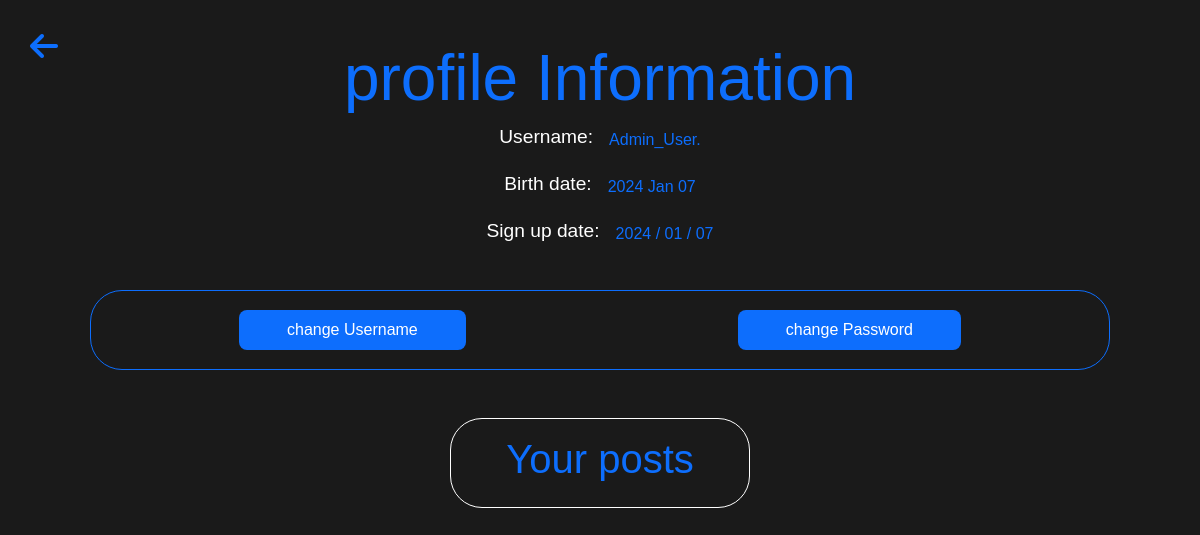
The page /profile/1 (signed in) on the database its author committed.
### models.py (models this page shows, shortened)
class BaseModel:
  def create(self):
    db.session.add(self)
    db.session.commit()

class UserModel(db.Model, BaseModel, UserMixin):
  id = db.Column(db.Integer, primary_key=True)
  username = db.Column(db.String(10), nullable=False)
  password = db.Column(db.String(20), nullable=False)
  birthDate = db.Column(db.DateTime(), default=datetime.utcnow())
  signUpDate = db.Column(db.DateTime(), default=datetime.utcnow())
  role = db.Column(db.String())

### routes.py (the view)
@app.route('/profile/<int:page_id>', methods=['GET', 'POST'])
@login_required
def profile_information(page_id):
   all_posted_information = PostModel.query.filter_by(user_id=current_user.id).paginate(per_page=5, page=page_id)
   user_information = UserModel.query.all()
   return render_template('profile.html', all_posted_information=all_posted_information, user_information=user_information)

### models.py (called while the page is built)
@login_manager.user_loader
def load_user(user_id):
  return UserModel.query.get(user_id)

### templates/profile.html (shortened to what this page needs)
<!DOCTYPE html>
<html lang="en">
<head>
    <link rel="stylesheet" href="/static/css/profile.css">
    <link href="https://cdn.jsdelivr.net/npm/bootstrap@5.3.2/dist/css/bootstrap.min.css" rel="stylesheet">
</head>
<body class="w-100">
   <div class="mb-3">
     <a href="/1">
      <i class="fa-sharp fa-solid fa-arrow-left text-primary fs-2"></i>
     </a>
    </div>
    <div class="profile__information d-flex align-items-center flex-column p-4">
      <h1 class="display-3 text-primary">profile Information</h1>
      <div class="mb-3 d-flex align-items-center gap-3" user_info>
        <h1>Username:</h1>
        <span>{{ current_user.username }}.</span>
      </div>
      <div class="mb-3 d-flex align-items-center gap-3" user_info>
        <h1>Birth date:</h1>
        <span>{{ current_user.birthDate.strftime('%Y %b %d') }}</span>
      </div>
      <div class="mb-3 d-flex align-items-center gap-3" user_info>
        <h1>Sign up date:</h1>
        <span>{{ current_user.signUpDate.strftime('%Y / %m / %d') }}</span>
      </div>
    </div>
    <div class="change__SignUp--information container-fluid border border-1 border-primary rounded-5 d-flex justify-content-around align-items-center mb-5">
      <a href="{{ url_for('edit_profile_username', information_id=current_user.id) }}">
        <button class="border-0 rounded-3 bg-primary text-white p-2 px-5">change Username</button>
      </a>
      <a href="{{ url_for('edit_profile_password', information_id=current_user.id) }}">
        <button class="border-0 rounded-3 bg-primary text-white p-2 px-5">change Password</button>
      </a>
    </div>
    <div class="Your_posts border border-1 rounded-5 w-25 border-white" style="margin-inline: auto;">
      <h1 class="p-3 text-primary text-center">Your posts</h1>
    </div>
  <div class="container-fluid flex-column d-flex justify-content-center">
  </div>
</body>
</html>

### static/css/profile.css (style rules this page uses)
body { background-color: #1a1a1a !important; color: #ffffff !important; font-family: 'Arial', sans-serif !important; margin: 0 !important; padding: 0 !important; box-sizing: border-box !important; }
.fa-arrow-left { position: absolute; left: 30px; top: 30px; }
span { color: rgb(13,110,253); font-size: larger; }
.change__SignUp--information { margin-inline: auto !important; width: 85% !important; height: 10cqb; }
.change__SignUp--information > a > button { transition: opacity 0.3s, border-color 0.3s; }
@media screen and (max-width: 1280px) { [user_info] > h1 { font-size: 1.2rem; } }
@media screen and (max-width: 1280px) { [user_info] > span { font-size: 1rem; } }

### rows shown on the page
UserModel: username "Admin_User", birthDate "2024 Jan 07", signUpDate "2024 / 01 / 07"
